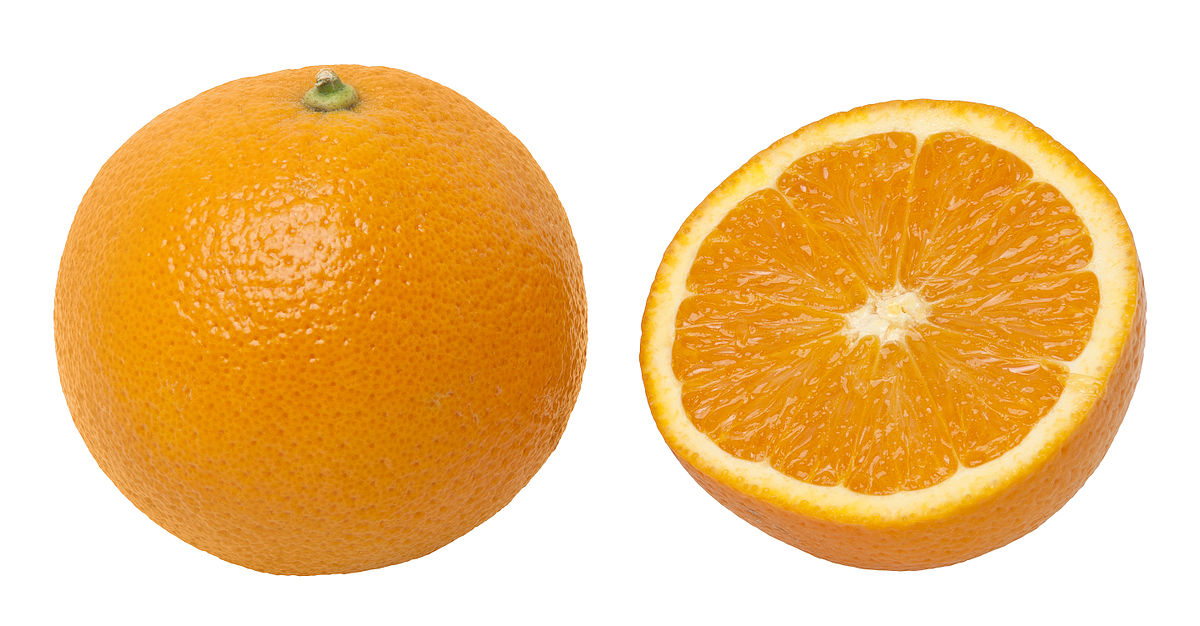
#> input picture assets/oranges.jpg, 1200 x 626 px
$ python lab12.py
#> lines starting #> are read from the running program, lines starting #| are printed output that depends on the picture; after the words box and inside, x2 and y2 are one past the last pixel; in counts of white or black regions, pixels touching at a corner belong together
import cv2
import numpy as np


def lab12(file_path):
#> called with file_path = 'assets/oranges.jpg'
    min_rect_dim = 470
    max_rect_dim = 540
    threshold = 235

    img = cv2.imread(file_path)
#> img is the input picture: shape (626, 1200, 3); mean B, G, R 140.5, 199.7, 241

    _, dst = cv2.threshold(cv2.cvtColor(
        img, cv2.COLOR_BGR2GRAY), threshold, 255, cv2.THRESH_BINARY_INV)
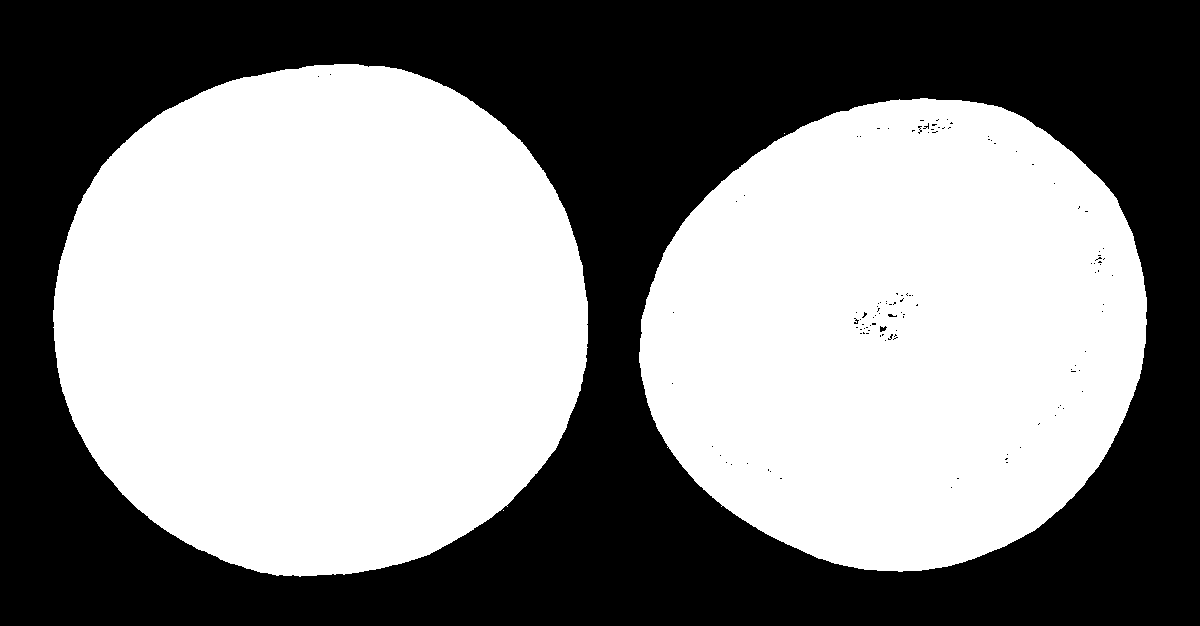
#> dst: shape (626, 1200); 53.7% white; 118 black regions (116 under 20 px), largest, box (x1, y1, x2, y2) and area: (0, 0, 1200, 626) 347559, (880, 326, 887, 332) 27

    for y in range(len(dst)):
        for x in range(len(dst[0])):
            value = dst[y][x]

            if value == 255:
                count, _, _, rect = cv2.floodFill(dst, None, (x, y), 200)

                x = rect[0]
                y = rect[1]
                width = rect[2]
                height = rect[3]

                if width >= min_rect_dim and width <= max_rect_dim and height >= min_rect_dim and height <= max_rect_dim:
                    x1 = x + width // 2
                    y1 = y + height // 2
                    rad = (width + height) // 4
                    cv2.circle(img, (x1, y1), rad, (255, 0, 255), 2)
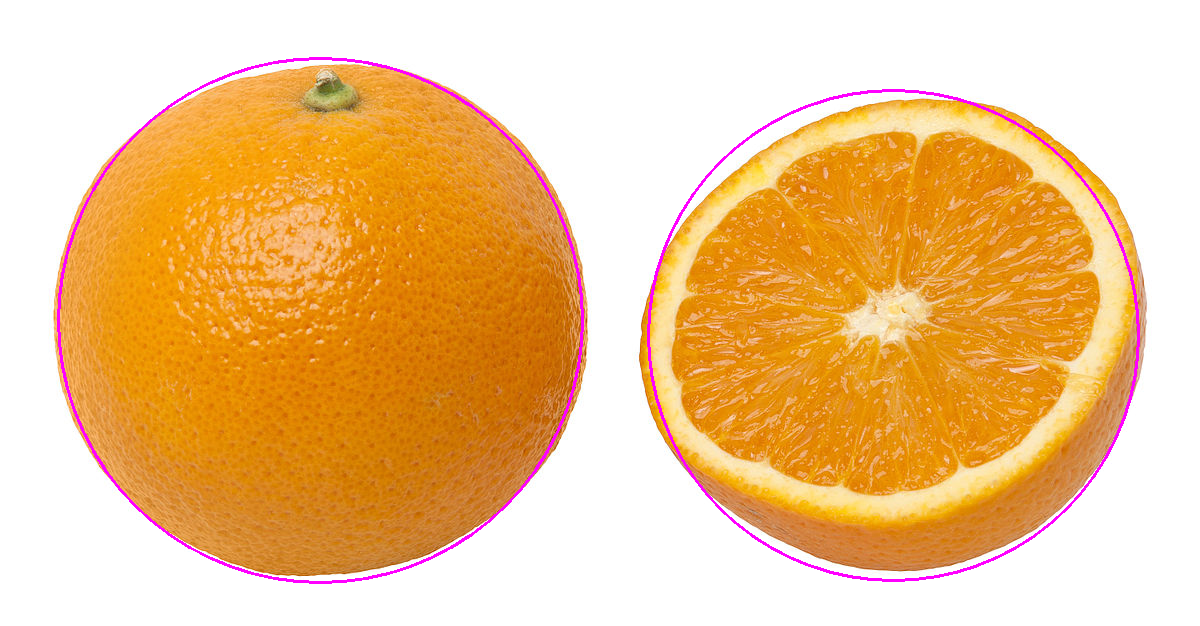
#> img: shape (626, 1200, 3); 1.24% of pixels changed, all inside (x1, y1, x2, y2) = (57, 57, 1140, 584)

    cv2.imshow("Original", img)
    cv2.imshow("Threshold", dst)
    cv2.waitKey(0)
    cv2.destroyAllWindows()


if __name__ == "__main__":
    lab12("assets/oranges.jpg",)

$ run again, with assets/b.jpg copied over assets/oranges.jpg
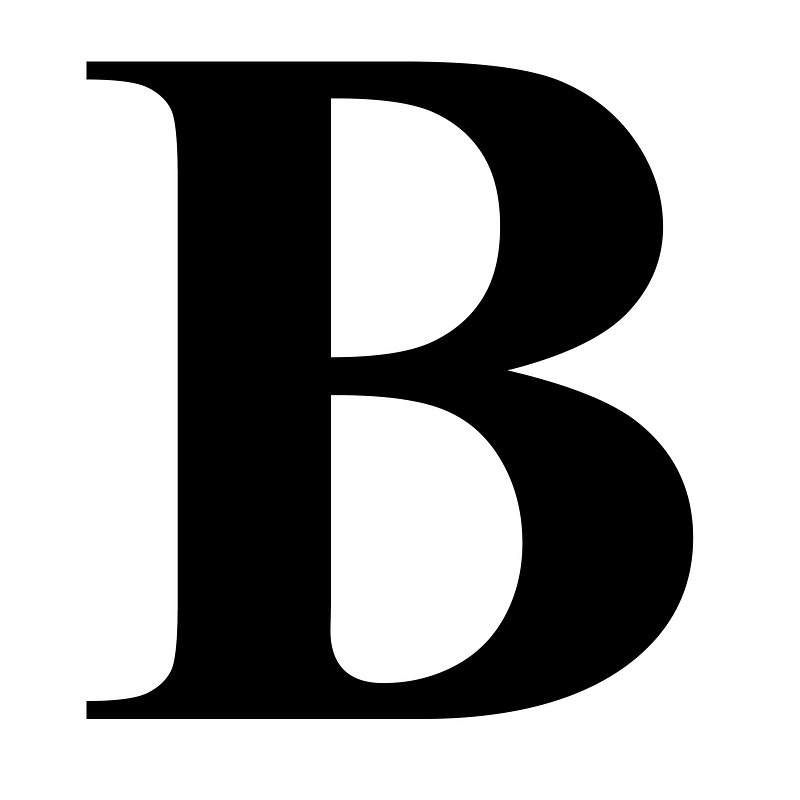
#> input picture assets/b.jpg, 800 x 800 px
#> in lab12, img is the input picture: shape (800, 800, 3); min 0, max 255, mean 166.7
#> in lab12, `_, dst = cv2.threshold(cv2.cvtColor( img, cv2.COLOR_BGR2GRAY), thresho..`:
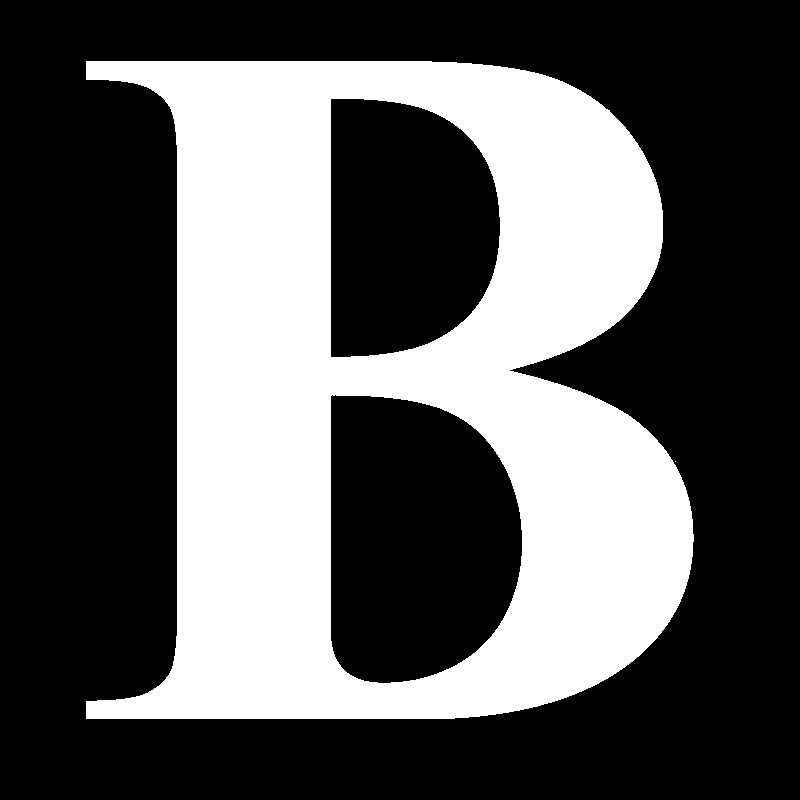
#> dst: shape (800, 800); 34.9% white; 2 white regions (1 under 20 px), largest, box (x1, y1, x2, y2) and area: (86, 61, 694, 719) 223070
